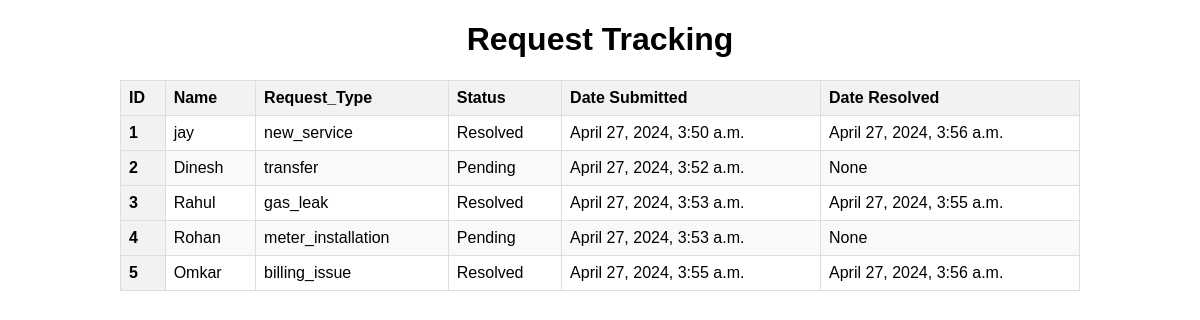
/status/, run on an earlier commit of the app's database.
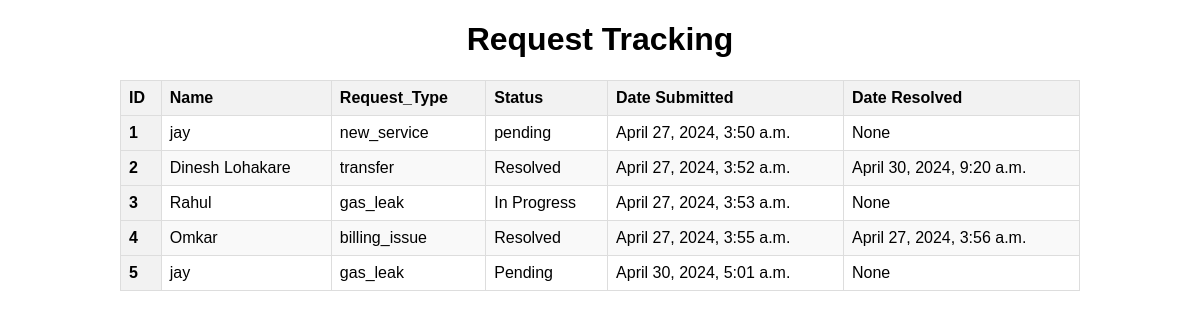
And on a later commit of the database.
### service/models.py (models this page shows, shortened)
class service_request(models.Model):
    STATUS_CHOICES = [
        ('pending', 'pending'),
        ('In Progress', 'In Progress'),
        ('Resolved', 'Resolved'),
    ]
    name = models.CharField(max_length=50)
    address = models.CharField(max_length=100)
    phone= models.CharField(max_length=10)
    request_type=models.CharField(max_length=100)
    details=models.TextField(max_length=200)
    attachment=models.FileField(upload_to='attachment/', blank=True, null=True )
    submit=models.DateTimeField(auto_now_add=True)
    resolved_at = models.DateTimeField(null=True, blank=True)
    status = models.CharField(max_length=20, choices=STATUS_CHOICES, default='Pending')

### service/views.py (the view)
# urls.py: path('status/',views.status,name='status'),
def status(request):
    info = service_request.objects.all()
    dict1 = {'information': info}
    return render(request, 'status.html', dict1)

### templates/status.html (shortened to what this page needs)
{% load static %}
<!DOCTYPE html>
<html lang="en">
<head>
    <link rel="stylesheet" href="{% static 'css/tracking.css' %}">
</head>
<body>
    <h1>Request Tracking</h1>
    <table>
        <thead>
            <tr>
                <th>ID</th>
                <th> Name </th>
                <th> Request_Type </th>
                <th>Status</th>
                <th>Date Submitted</th>
                <th>Date Resolved</th>
            </tr>
        </thead>
        <tbody>
            {% for x in information  %}
            <tr>
                <th scope="row">{{ forloop.counter }}</th>
                <td>{{ x.name }}</td>
                <td>{{ x.request_type }} </td>
                <td>{{ x.status }}</td>
                <td> {{ x.submit }} </td>
                <td> {{ x.resolved_at }} </td>
            </tr>
            {% endfor %}
        </tbody>
    </table>
</body>
</html>

### static/css/tracking.css (style rules this page uses)
body { font-family: Arial, sans-serif; margin: 0; padding: 0; }
h1 { text-align: center; }
table { width: 80%; margin: 20px auto; border-collapse: collapse; }
table, th, td { border: 1px solid #ddd; }
th, td { padding: 8px; text-align: left; }
th { background-color: #f2f2f2; }
tr:nth-child(even) { background-color: #f9f9f9; }

What changed in the data, as far as the page shows it:
removed service_request: name "Rohan", request_type "meter_installation", status "Pending", submit "April 27, 2024, 3:53 a.m.", resolved_at "None"
changed service_request "new_service": status "Resolved" → "pending"; resolved_at "April 27, 2024, 3:56 a.m." → "None"
changed service_request "transfer": name "Dinesh" → "Dinesh Lohakare"; status "Pending" → "Resolved"; resolved_at "None" → "April 30, 2024, 9:20 a.m."
changed service_request "Rahul": status "Resolved" → "In Progress"; resolved_at "April 27, 2024, 3:55 a.m." → "None"
added service_request: name "jay", request_type "gas_leak", status "Pending", submit "April 30, 2024, 5:01 a.m.", resolved_at "None"
